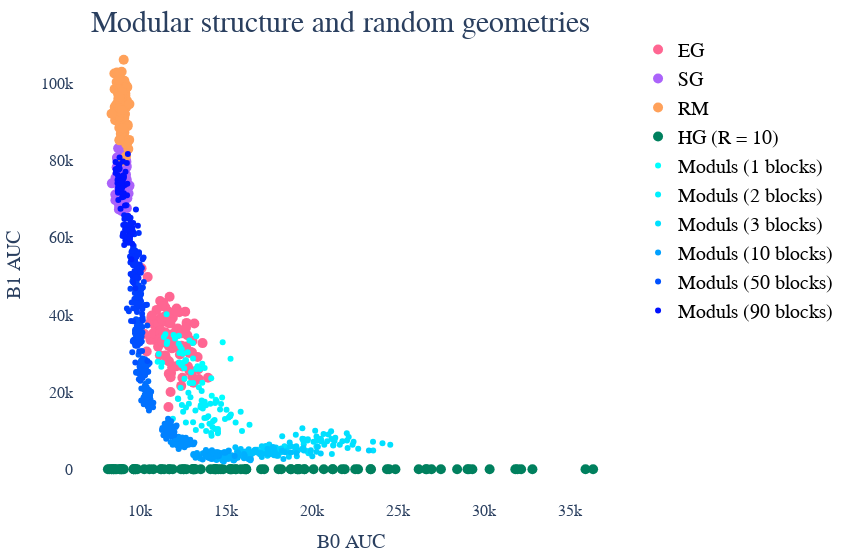

Notebook source saved alongside this figure:
### Code cell
fig = go.Figure()

fig.add_trace(go.Scatter(
    x = points_ED[0], 
    y = points_ED[1],
    mode='markers', 
    showlegend = True,
    marker={
       'size': 10,
       'color' : colorSet['ED']
    },
    name="EG"        
    ))
fig.add_trace(go.Scatter(
    x = points_SD[0], 
    y = points_SD[1],
    mode='markers', 
    showlegend = True,
    marker={
       'size': 10,
       'color' : colorSet['SD']
    },
    name="SG"
    ))
fig.add_trace(go.Scatter(
    x = points_RG[0], 
    y = points_RG[1],
    mode='markers', 
    showlegend = True,
    marker={
       'size': 10,
       'color' : colorSet['RG']
    },
    name="RM"
    ))


# fig.add_trace(go.Scatter(
#     x = points_HD_R01[0], 
#     y = points_HD_R01[1],
#     mode='markers', 
#     showlegend = True,
#     marker={
#        'size': 10,
#        'color' : colorSet['HD_R0.1']
#     },
#     name="HD (R = 0.1)"
#     ))
      

# fig.add_trace(go.Scatter(
#     x = points_HD_R4[0], 
#     y = points_HD_R4[1],
#     mode='markers', 
#     showlegend = True,
#     marker={
#        'size': 10,
#        'color' : colorSet['HD_R4']
#     },
#     name="HD (R = 4)"
#     ))        
fig.add_trace(go.Scatter(
    x = points_HD_R10[0], 
    y = points_HD_R10[1],
    mode='markers', 
    showlegend = True,
    marker={
       'size': 10,
       'color' : colorSet['HD_R10']
    },
    name="HG (R = 10)"
    ))        



# for iBl in range(len(N_betti_moduls)):
#     if np.mod(iBl,4)==0:
#         showLegend = True
#     else:
#         showLegend = False
#     fig.add_trace(go.Scatter(
#         x = points_moduls[iBl][0],
#         y = points_moduls[iBl][1],
#         mode = 'markers',
#         showlegend = showLegend, 
#         marker = {
#         'size': 6,
#         'color' : 'rgb(0, ' + str( 256 - np.int(np.round(iBl/len(N_betti_moduls)*255)) ) + ', 255)'
#         },
#         name = "Moduls (" + str(numModuls[iBl]) + ' blocks)'
#     ))
#     # print(iBl/len(N_betti_moduls))
showLegendList = [1, 2, 3, 10, 50, 90]
lineList = [] #[1, 3, 10]
for iBl in range(len(N_betti_moduls)):
    if numModuls[iBl] in lineList:
        showLegend = True
        lineView = dict(width=1, color='DarkSlateGrey')
    elif numModuls[iBl] in showLegendList:
        showLegend = True
        lineView = dict()
    else:
        showLegend = False
        lineView = dict()
    fig.add_trace(go.Scatter(
        x = points_moduls[iBl][0],
        y = points_moduls[iBl][1],
        mode = 'markers',
        showlegend = showLegend, 
        marker = {
        'size': 6,
        'color' : 'rgb(0, ' + str( 256 - np.int(np.round(iBl/len(N_betti_moduls)*255)) ) + ', 255)',
        'line' : lineView
        },
        name = "Moduls (" + str(numModuls[iBl]) + ' blocks)'
    ))
    # print(iBl/len(N_betti_moduls))



fig.update_layout(
    paper_bgcolor = "white",
    plot_bgcolor = "white",
    width=850,
    margin=dict(r=50, b=50, l=20, t=30),
    title = go.layout.Title(
        text = "Modular structure and random geometries",
        font = dict(size = 30, family = "Times New Roman"),
        x = 0.4,
        y = 0.98,
        xanchor = 'center',
        yanchor = 'top'
    ),
)

fig.update_layout(
    legend=dict(
        # x=0,
        # y=1,
        # traceorder="reversed",
        title_font_family="Times New Roman",
        font=dict(
            family="Times New Roman",
            size=20,
            color="black"
        ),
        bgcolor = "white"
    ),
    xaxis=dict(
        showline=False,
        showgrid=False,
        showticklabels=True,
        title = 'B0 AUC',
        titlefont = dict(size = 20, family = 'Times New Roman'),
        tickfont = dict(
            family = 'Times New Roman',
            size = 16,
        ),
        # range=(8000, 20000),
    ),
    yaxis=dict(
        showgrid=False,
        zeroline=False,
        showline=False,
        showticklabels=True,
        title = 'B1 AUC',
        titlefont = dict(size = 20, family = 'Times New Roman'),
        tickfont=dict(
            family = 'Times New Roman',
            size = 16,
        ),
    ),
)


fig.show()
# fig.write_image('test.png')
